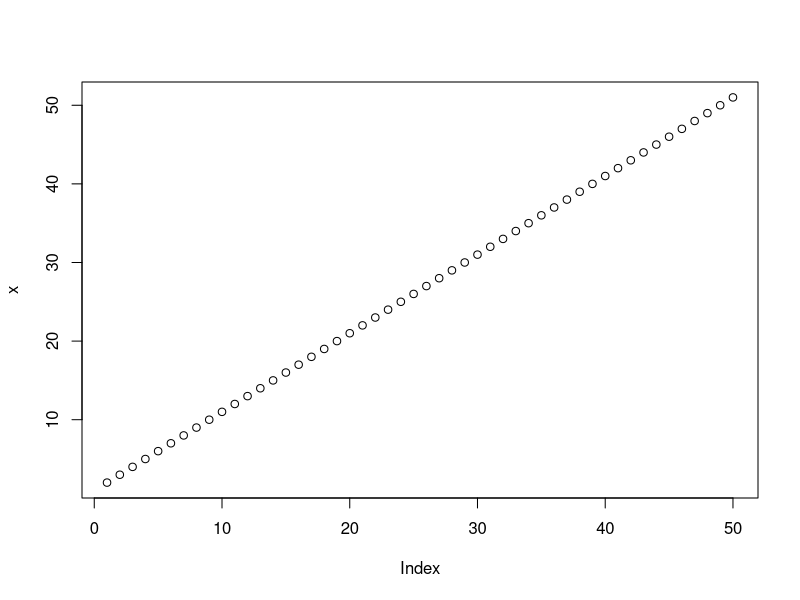
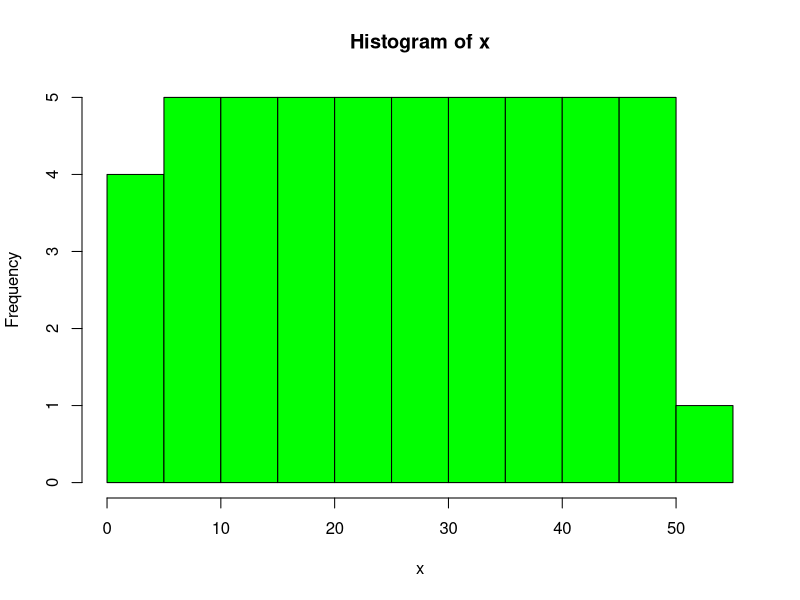
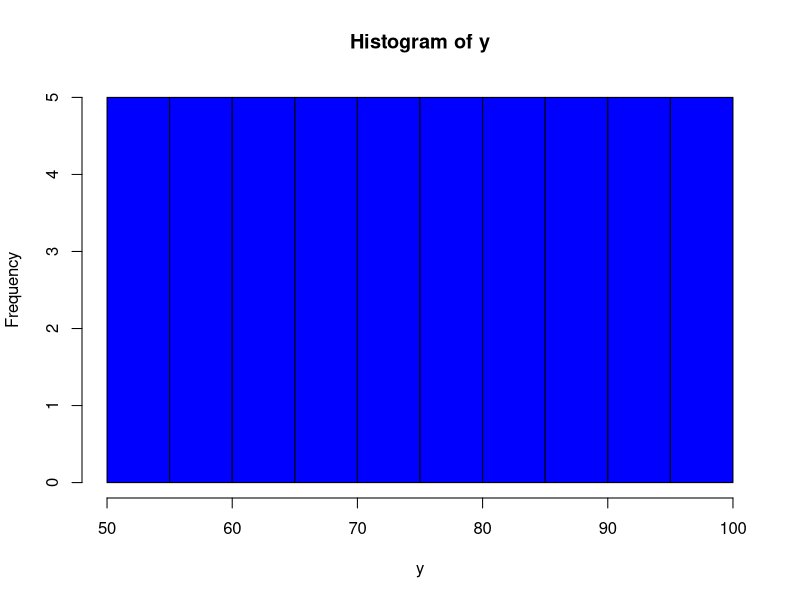
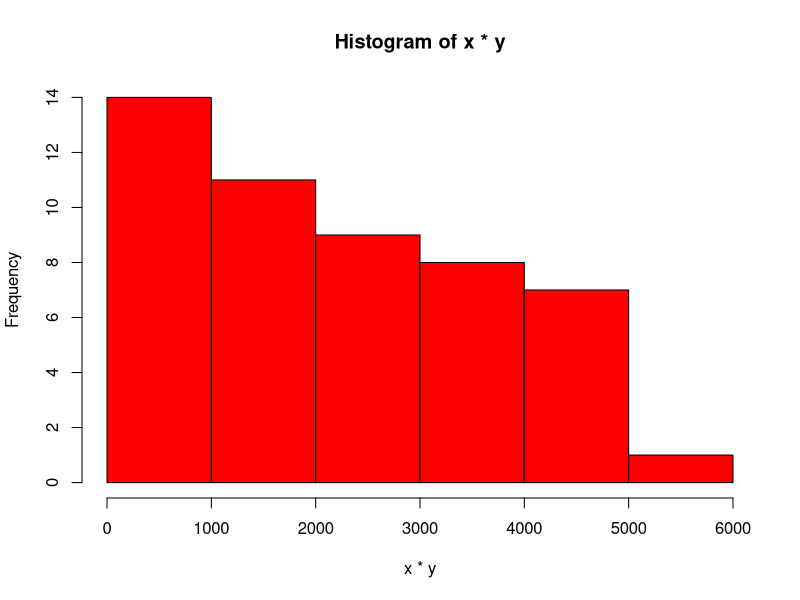

Write the R code that produced these figures, in order.
## ---- chunk 1
x <- c(2:51)

x[3]

plot(x)

y <- c(51:100)

x + y 

x*y

x-y

x-y*y

hist(x, col = "green")
hist(y, col = "blue")
hist(x*y, col = "red")
